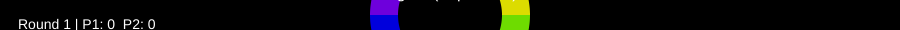
Frame 1 (no input)
Frame 60 (no input): identical to frame 1, image omitted
Frame 120 (the mouse pressed at the canvas centre since frame 60): identical to frame 1, image omitted

The p5.js sketch that drew this single still picture (run headless with seeded random() and noise() and a simulated clock; from frame 60 on, the mouse is pressed at the canvas centre):

// p5.js sketch
// ── sketch.js
/* /////////////////////////////////////

  DESIGN 6397: Design for Physical Interaction
  October 27, 2025
  Xiaoxi Xu

*/ /////////////////////////////////////


// ====== Game Canvas / Display ======
let displaySize = 30;   // number of columns (1D "pixels")
let pixelSize   = 30;   // visual size of each pixel

// ====== Core Objects ======
let playerOne;          // Red player
let playerTwo;          // Blue player
let target;             // Random target hue (per round)

let display;            // Aggregates frame before showing
let controller;         // State machine & game logic
let collisionAnimation; // Reveal / feedback animations (placeholder)
let score;              // Score & winner tracking

// ====== Game Config (for the new color-wheel guessing game) ======
let gameConfig = {
  maxRounds: 6,
  // wheel difficulty: more segments each round
  segmentsByRound: [12, 16, 24, 32, 48, 72],
  // guessing time per round (ms)
  guessTimeMsByRound: [6000, 5500, 5000, 4500, 4000, 3500],
  // scoring
  S_MAX: 100,          // max points for exact match
  // MIX / SPIN (triggered by physical gear or 'R' key) uses a fixed-time animation
  spinDurationMs: 1500 // time-based animation, no physics
};

function setup() {
  createCanvas(displaySize * pixelSize, pixelSize); // 1D interface

  // Initialize display
  display = new Display(displaySize, pixelSize);

  // Initialize players (use RED & BLUE as per new spec)
  // position is an index on the 1D ring (0..displaySize-1)
  playerOne = new Player(color(255, 0, 0),   parseInt(random(0, displaySize)), displaySize);
  playerTwo = new Player(color(0, 0, 255),   parseInt(random(0, displaySize)), displaySize);

  // Target starts as YELLOW (visual only); its hue/position will be randomized per round
  target    = new Player(color(255, 255, 0), parseInt(random(0, displaySize)), displaySize);

  // Animations container (reveal, wipes, etc.)
  collisionAnimation = new Animation();

  // Controller (state machine lives here; will consume `gameConfig`)
  controller = new Controller();
  controller.gameConfig = gameConfig; // expose config to controller

  // Score tracking (winner color used for screen wash)
  score = { max: gameConfig.maxRounds, winner: color(0, 0, 0) };

  // Optional: consistent frame rate for smoother UI
  // frameRate(60);
}

function draw() {
  // Clear background
  background(0);

  // Update state machine (IDLE → MIX → GUESS → REVEAL → SCORE → NEXT_ROUND)
  controller.update();

  // Render current frame (Display is the only place that writes to screen)
  display.show();
}



// ── animation.js
class Animation {

  constructor(pixels = 30, numberOfFrames = 30) {
    // ===== Legacy fields (兼容旧接口) =====
    this.numberOfFrames = numberOfFrames; // how many frames the legacy animation has
    this.pixels = pixels;                 // how wide the legacy animation is
    this.animation = new Array(this.numberOfFrames);
    this.currentFrameCount = -1;          // tracks legacy frame
    this.generateLegacyExplosion();       // 默认仍可用的“爆炸”1D动画

    // ===== New unified animation system =====
    this.mode = "NONE";   // NONE | MIX | REVEAL | WINNER
    this.t0 = 0;          // start time
    this.td = 0;          // duration
    this.payload = {};    // data for each mode

    // MIX specific (visual rotation)
    this.mixStartAngle = 0;
    this.mixEndAngle = 0;

    // WINNER specific
    this.winnerColor = color(0, 0, 0);
  }

  // ======================================================================
  // Legacy 1D explosion frames (kept for compatibility with old pipeline)
  // ======================================================================
  generateLegacyExplosion() {
    // Build up the array
    for (let i = 0; i < this.numberOfFrames; i++) {
      this.animation[i] = new Array(this.pixels);
      for (let j = 0; j < this.pixels; j++) {
        this.animation[i][j] = color(0, 0, 0);
      }
    }

    // Yellow wave moving outwards from center (like original)
    let center = parseInt(this.pixels / 2);
    for (let i = 0; i < this.numberOfFrames; i++) {
      let k = i; // 1 pixel per frame
      let r = color(255, 255, 0);
      if (center + k < this.pixels) this.animation[i][center + k] = r;
      if (center - k >= 0)          this.animation[i][center - k] = r;
    }
  }

  // Return current legacy frame index (and advance)
  currentFrame() {
    this.currentFrameCount = this.currentFrameCount + 1;
    if (this.currentFrameCount >= this.numberOfFrames) {
      this.currentFrameCount = 0;
    }
    return this.currentFrameCount;
  }

  // Returns one pixel at a time for legacy frames
  grabPixel(_index) {
    return this.animation[this.currentFrameCount][_index];
  }

  // ======================================================================
  // Helpers (easing, clamp, wrap)
  // ======================================================================
  _clamp01(x) { return max(0, min(1, x)); }
  _easeOutCubic(t) { return 1 - pow(1 - t, 3); }
  _easeInOutQuad(t) { return t < 0.5 ? 2 * t * t : 1 - pow(-2 * t + 2, 2) / 2; }
  _now() { return millis(); }

  // ======================================================================
  // MIX: fixed-time spin with easing (no physics)
  // ======================================================================
  startMix(targetHueDeg = 0, durationMs = 1500, startAngleDeg = null) {
    this.mode = "MIX";
    this.t0 = this._now();
    this.td = durationMs;

    // 允许外部指定起点；否则随机
    this.mixStartAngle = (startAngleDeg == null) ? random(0, 360) : startAngleDeg;
    // 终点与目标色对齐，使顶端窗口色与 targetHue 一致
    this.mixEndAngle = ((targetHueDeg % 360) + 360) % 360;
  }

  mixProgress() {
    if (this.mode !== "MIX") return 0;
    const t = this._clamp01((this._now() - this.t0) / max(1, this.td));
    return this._easeOutCubic(t); // ease-out
  }

  mixRotationDeg() {
    // 用于 display：根据 progress 在 start/end 之间插值
    const e = this.mixProgress();
    const delta = (this.mixEndAngle - this.mixStartAngle + 360) % 360;
    return (this.mixStartAngle + e * delta) % 360;
  }

  isMixDone() {
    return this.mode === "MIX" && (this._now() - this.t0 >= this.td);
  }

  // ======================================================================
  // REVEAL: hold with progress (for radial wipe & distance-arc growth)
  // ======================================================================
  /**
   * payload = {
   *   targetHue: number,
   *   p1Hue: number,
   *   p2Hue: number
   * }
   */
  startReveal(payload = {}, durationMs = 2000) {
    this.mode = "REVEAL";
    this.t0 = this._now();
    this.td = durationMs;
    this.payload = Object.assign({}, payload);
  }

  revealProgress() {
    if (this.mode !== "REVEAL") return 0;
    const t = this._clamp01((this._now() - this.t0) / max(1, this.td));
    return this._easeInOutQuad(t); // 平滑增长 0→1
  }

  isRevealDone() {
    return this.mode === "REVEAL" && (this._now() - this.t0 >= this.td);
  }

  // ======================================================================
  // WINNER: color flash / wash helper (optional)
  // ======================================================================
  startWinnerFlash(winnerColor = color(255, 255, 255), durationMs = 1200) {
    this.mode = "WINNER";
    this.t0 = this._now();
    this.td = durationMs;
    this.winnerColor = winnerColor;
  }

  winnerFlashAlpha() {
    if (this.mode !== "WINNER") return 0;
    // 0→1→0 的呼吸闪烁
    const t = this._clamp01((this._now() - this.t0) / max(1, this.td));
    // 用正弦做一个自然的脉动：0..1..0
    return sin(t * PI);
  }

  isWinnerFlashDone() {
    return this.mode === "WINNER" && (this._now() - this.t0 >= this.td);
  }

  // ======================================================================
  // Convenience to stop any mode
  // ======================================================================
  stop() {
    this.mode = "NONE";
    this.t0 = 0;
    this.td = 0;
    this.payload = {};
  }
}
// ── controller.js
// This is where your state machines and game logic lives

class Controller {

  constructor() {
    this.gameState = "IDLE";
    this.round = 1;

    // global config injected from sketch.js
    this.cfg = gameConfig;

    // MIX (spin) timing
    this.mixStartMs = 0;
    this.mixDurationMs = this.cfg.spinDurationMs;

    // GUESS timing
    this.guessEndMs = 0;

    // REVEAL timing
    this.revealDurationMs = 2000; // how long to pause on REVEAL (ms)
    this.revealEndMs = null;

    // target per round (hue in degrees 0..360)
    this.targetHue = 0;

    // 这一轮色轮的“配色偏移角度”（用来控制 REVEAL 阶段色轮的整体颜色排列）
    // 目标：REVEAL 时，色轮 12 点方向那一块颜色 = 顶端窗口显示的颜色（targetHue）
    this.wheelHueOffset = 0;

    // hardware trigger latch
    this._gearTriggerLatched = false;

    // keyboard move speed (deg/sec) —— 手感不够快就把这个数调大
    this.keyboardSpeedDegPerSec = this.cfg.keyboardSpeedDegPerSec || 220;

    // 记录每一回合新加的分数，用于在 REVEAL 阶段中间显示
    this.lastP1Gain = 0;
    this.lastP2Gain = 0;
  }

  // ---- hardware / keyboard triggers ----
  latchGearTrigger() {
    this._gearTriggerLatched = true;
  }

  releaseGearTrigger() {
    // optional: currently no-op; keep for future "STOP" handling if needed
  }

  gearTriggeredOnce() {
    if (this._gearTriggerLatched) {
      this._gearTriggerLatched = false;
      return true;
    }
    return false;
  }

  // ---- round helpers ----
  startMix() {
    // 随机选一个目标色（0..360）
    this.targetHue = random(0, 360);

    // 这一轮的色轮配色偏移 = 目标色
    // => REVEAL 阶段画色轮时，用这个 offset，让 12 点方向那一块 = targetHue
    this.wheelHueOffset = this.targetHue;

    this.mixStartMs = millis();
    this.mixDurationMs = this.cfg.spinDurationMs;

    const t = this.cfg.guessTimeMsByRound[
      Math.min(this.round - 1, this.cfg.guessTimeMsByRound.length - 1)
    ];
    this.guessEndMs = millis() + t;

    // reset reveal timing & round gains
    this.revealEndMs = null;
    this.lastP1Gain = 0;
    this.lastP2Gain = 0;

    // optional animation hook
    if (typeof collisionAnimation?.startMix === "function") {
      collisionAnimation.startMix(this.targetHue, this.mixDurationMs);
    }

    this.gameState = "MIX";
  }

  // remaining ms for GUESS (for HUD)
  timeLeft() {
    return Math.max(0, this.guessEndMs - millis());
  }

  // ---- scoring math ----
  // player.position -> hue（0..360）
  playerPosToHue(player) {
    const size = player.displaySize || display.displaySize || 360;
    return (player.position % size) * (360 / size);
  }

  hueCircularDistance(h1, h2) {
    const d = Math.abs(h1 - h2) % 360;
    return Math.min(d, 360 - d);
  }

  // 由角度差映射到分数：dist=0 => S_MAX; dist=180 => 0
  inverseScore(distDeg) {
    const sMax = this.cfg.S_MAX;
    return Math.round(Math.max(0, sMax * (1 - distDeg / 180)));
  }

  // ---- 连续键盘移动（解决延时/卡顿的关键） ----
  updatePlayersFromKeyboardContinuous() {
    if (this.gameState !== "GUESS") return;

    const speedDeg = this.keyboardSpeedDegPerSec;
    const stepPerDeg = display.displaySize / 360;
    const dt = deltaTime / 1000.0;

    let deltaDegP1 = 0;
    let deltaDegP2 = 0;

    // P1: A / D
    if (keyIsDown(65)) deltaDegP1 -= speedDeg * dt; // 'A'
    if (keyIsDown(68)) deltaDegP1 += speedDeg * dt; // 'D'

    // P2: J / L
    if (keyIsDown(74)) deltaDegP2 -= speedDeg * dt; // 'J'
    if (keyIsDown(76)) deltaDegP2 += speedDeg * dt; // 'L'

    if (playerOne) {
      playerOne.position =
        (playerOne.position + deltaDegP1 * stepPerDeg + display.displaySize) %
        display.displaySize;
    }
    if (playerTwo) {
      playerTwo.position =
        (playerTwo.position + deltaDegP2 * stepPerDeg + display.displaySize) %
        display.displaySize;
    }
  }

  // ---- main update ----
  update() {
    switch (this.gameState) {

      case "IDLE": {
        display.clear();
        if (this.gearTriggeredOnce()) {
          this.startMix();
        }
        break;
      }

      case "MIX": {
        display.clear();
        if (millis() - this.mixStartMs >= this.mixDurationMs) {
          this.gameState = "GUESS";
        }
        break;
      }

      case "GUESS": {
        // 每一帧根据键盘连续更新玩家位置
        this.updatePlayersFromKeyboardContinuous();

        display.clear();

        if (millis() >= this.guessEndMs) {
          this.gameState = "REVEAL";
          // set REVEAL hold window
          this.revealEndMs = millis() + this.revealDurationMs;

          // ===== 这里真正进行记分 =====
          const p1Hue = this.playerPosToHue(playerOne);
          const p2Hue = this.playerPosToHue(playerTwo);

          const d1 = this.hueCircularDistance(p1Hue, this.targetHue);
          const d2 = this.hueCircularDistance(p2Hue, this.targetHue);

          const gain1 = this.inverseScore(d1);
          const gain2 = this.inverseScore(d2);

          this.lastP1Gain = gain1;
          this.lastP2Gain = gain2;

          playerOne.score += gain1;
          playerTwo.score += gain2;

          // optional animation hook
          if (typeof collisionAnimation?.startReveal === "function") {
            collisionAnimation.startReveal(
              { targetHue: this.targetHue, p1Hue, p2Hue, gain1, gain2 },
              this.revealDurationMs
            );
          }
        }
        break;
      }

      case "REVEAL": {
        if (this.revealEndMs != null && millis() >= this.revealEndMs) {
          this.gameState = "SCORE";
        }
        break;
      }

      case "SCORE": {
        // game end?
        if (this.round >= this.cfg.maxRounds) {
          score.winner = (playerOne.score >= playerTwo.score)
            ? playerOne.playerColor
            : playerTwo.playerColor;

          // fill screen with winner color using buffer API
          display.setAllPixels(score.winner);

          if (typeof collisionAnimation?.startWinnerFlash === "function") {
            collisionAnimation.startWinnerFlash(score.winner, 1000);
          }

          // reset for a new session
          this.gameState = "IDLE";
          this.round = 1;
          if (typeof playerOne.resetAll === "function") playerOne.resetAll();
          else { playerOne.score = 0; }
          if (typeof playerTwo.resetAll === "function") playerTwo.resetAll();
          else { playerTwo.score = 0; }

        } else {
          // next round
          this.round++;
          this.gameState = "IDLE";
        }
        break;
      }

      default:
        break;
    }
  }
}


// ---------- Keyboard fallback ----------
function keyPressed() {
  // 现在只用键盘 R 来触发回合；玩家移动在 update() 里连续更新
  if (key === 'R' || key === 'r') {
    controller.latchGearTrigger(); // same as encoder "G"
  }
}


// ---------- Serial input hook ----------
function onSerialData(data) {
  let msg = data.trim();

  if (msg === "G") {
    controller.latchGearTrigger(); // start spin trigger
  }

  if (msg === "STOP") {
    controller.releaseGearTrigger(); // optional; currently no-op
  }

  // 可以在这里解析 P1/P2 的硬件消息
  // if (msg.startsWith("P1:")) { playerOne.move(parseInt(msg.split(":")[1] || "0", 10) || 0); }
  // if (msg.startsWith("P2:")) { playerTwo.move(parseInt(msg.split(":")[1] || "0", 10) || 0); }
}
// ── display.js
class Display {

  constructor(_displaySize, _pixelSize) {
    this.displaySize = _displaySize;
    this.pixelSize   = _pixelSize;

    this.initColor = color(0, 0, 0);
    this.displayBuffer = [];
    for (let i = 0; i < this.displaySize; i++) {
      this.displayBuffer[i] = this.initColor;
    }

    this.wheelRadiusOuter = Math.max(80, Math.min(width, height) * 0.45);
    this.wheelRadiusInner = this.wheelRadiusOuter * 0.65;
    this.hudMargin        = 18;

    this.revealAnimT = 0;
  }

  // ===== buffer API =====
  setPixel(_index, _color) { this.displayBuffer[_index] = _color; }

  setAllPixels(_color) {
    for (let i = 0; i < this.displaySize; i++) this.setPixel(i, _color);
  }

  clear() {
    for (let i = 0; i < this.displaySize; i++) this.displayBuffer[i] = this.initColor;
  }

  // ===== util =====
  posToHue(pos) { return (pos % this.displaySize) * (360 / this.displaySize); }

  hueToCol(h, s = 100, b = 100, a = 255) {
    push();
    colorMode(HSB, 360, 100, 100, 255);
    const c = color((h % 360 + 360) % 360, s, b, a);
    pop();
    return c;
  }

  easeOutCubic(t) { return 1 - Math.pow(1 - t, 3); }

  drawRingSegment(cx, cy, rOuter, rInner, ang0, ang1, col) {
    const steps = 18;
    noStroke();
    fill(col);
    beginShape();
    for (let i = 0; i <= steps; i++) {
      const a = lerp(ang0, ang1, i / steps);
      vertex(cx + cos(a) * rOuter, cy + sin(a) * rOuter);
    }
    for (let i = steps; i >= 0; i--) {
      const a = lerp(ang0, ang1, i / steps);
      vertex(cx + cos(a) * rInner, cy + sin(a) * rInner);
    }
    endShape(CLOSE);
  }

  // 画完整色轮：hueOffsetDeg 控制“12 点方向那一格”的颜色
  drawWheelFull(cx, cy, segments, hueOffsetDeg = 0, saturation = 100, brightness = 100, alpha = 255) {
    push();
    translate(cx, cy);
    // 不再几何 rotate，而是用 hueOffsetDeg 旋转色相
    for (let i = 0; i < segments; i++) {
      const a0 = -HALF_PI + i * TWO_PI / segments;
      const a1 = -HALF_PI + (i + 1) * TWO_PI / segments;
      const hue = (hueOffsetDeg + i * (360 / segments)) % 360; // i=0 那一格色相 = hueOffsetDeg
      const col = this.hueToCol(hue, saturation, brightness, alpha);
      this.drawRingSegment(0, 0, this.wheelRadiusOuter, this.wheelRadiusInner, a0, a1, col);
    }
    pop();
  }

  // 顶部窗口：宽度根据当前 segments
  drawTopWindow(cx, cy, windowHueDeg, windowArcDeg) {
    const halfArc = radians(windowArcDeg / 2);
    const a0 = -HALF_PI - halfArc;
    const a1 = -HALF_PI + halfArc;

    const col = this.hueToCol(windowHueDeg);

    push();
    translate(cx, cy);
    this.drawRingSegment(0, 0, this.wheelRadiusOuter, this.wheelRadiusInner, a0, a1, col);

    noFill();
    stroke(255, 200);
    strokeWeight(1.5);
    arc(0, 0, this.wheelRadiusOuter * 2, this.wheelRadiusOuter * 2, a0, a1);
    arc(0, 0, this.wheelRadiusInner * 2, this.wheelRadiusInner * 2, a0, a1);
    pop();
  }

  // === 按 position 对齐到当前 segments（保证和色盘格子一样宽）===
  posToSegmentAngles(pos, segments) {
    const u = (pos % this.displaySize) / this.displaySize;   // 0..1
    const idx = floor(constrain(u, 0, 0.999999) * segments); // 0..segments-1
    const segAngle = TWO_PI / segments;
    const a0 = -HALF_PI + idx * segAngle;
    const a1 = a0 + segAngle;
    return { a0, a1, idx };
  }

  // —— 全局坐标版（GUESS 阶段用）——
  drawPlayerSectorByPos(cx, cy, pos, segments, fillCol, outlineCol = null) {
    const { a0, a1 } = this.posToSegmentAngles(pos, segments);
    this.drawRingSegment(cx, cy, this.wheelRadiusOuter, this.wheelRadiusInner, a0, a1, fillCol);
    if (outlineCol) {
      noFill();
      stroke(outlineCol);
      strokeWeight(2);
      arc(cx, cy, this.wheelRadiusOuter * 2, this.wheelRadiusOuter * 2, a0, a1);
      arc(cx, cy, this.wheelRadiusInner * 2, this.wheelRadiusInner * 2, a0, a1);
    }
  }

  // —— 局部坐标版（REVEAL 里，在 push+translate 内用）——
  drawPlayerSectorByPosLocal(pos, segments, fillCol, outlineCol = null) {
    const { a0, a1 } = this.posToSegmentAngles(pos, segments);
    this.drawRingSegment(0, 0, this.wheelRadiusOuter, this.wheelRadiusInner, a0, a1, fillCol);
    if (outlineCol) {
      noFill();
      stroke(outlineCol);
      strokeWeight(2.5);
      arc(0, 0, this.wheelRadiusOuter * 2, this.wheelRadiusOuter * 2, a0, a1);
      arc(0, 0, this.wheelRadiusInner * 2, this.wheelRadiusInner * 2, a0, a1);
    }
  }

  // 目标扇形（全局坐标，暂主要用于 GUESS 以外情况）
  drawTargetSector(cx, cy, targetHue, segments) {
    const step = 360 / segments;
    const idx  = floor(((targetHue % 360) + 360) % 360 / step);
    const segAngle = TWO_PI / segments;
    const a0 = -HALF_PI + idx * segAngle;
    const a1 = a0 + segAngle;

    const c = this.hueToCol(idx * step, 100, 100, 220);
    this.drawRingSegment(cx, cy, this.wheelRadiusOuter, this.wheelRadiusInner, a0, a1, c);

    noFill();
    stroke(255);
    strokeWeight(2);
    arc(cx, cy, this.wheelRadiusOuter * 2, this.wheelRadiusOuter * 2, a0, a1);
    arc(cx, cy, this.wheelRadiusInner * 2, this.wheelRadiusInner * 2, a0, a1);
  }

  // 目标扇形（局部坐标，REVEAL 用）
  drawTargetSectorLocal(targetHue, segments) {
    const step = 360 / segments;
    const idx  = floor(((targetHue % 360) + 360) % 360 / step);
    const segAngle = TWO_PI / segments;
    const a0 = -HALF_PI + idx * segAngle;
    const a1 = a0 + segAngle;

    const c = this.hueToCol(idx * step, 100, 100, 230);
    this.drawRingSegment(0, 0, this.wheelRadiusOuter, this.wheelRadiusInner, a0, a1, c);

    // 目标加更明显的粗轮廓
    noFill();
    stroke(255);
    strokeWeight(3.5);
    arc(0, 0, this.wheelRadiusOuter * 2 + 4, this.wheelRadiusOuter * 2 + 4, a0, a1);
    arc(0, 0, this.wheelRadiusInner * 2 - 4, this.wheelRadiusInner * 2 - 4, a0, a1);
  }

  // HUD：总分 + 回合 + （可选）倒计时
  drawHUD(round, p1Score, p2Score, timeLeftMs = null) {
    push();
    noStroke();
    fill(255);
    textSize(14);
    textAlign(LEFT, TOP);
    const tl = timeLeftMs != null ? ` | ${ (timeLeftMs/1000).toFixed(1) }s` : "";
    text(`Round ${round} | P1: ${p1Score}  P2: ${p2Score}${tl}`, this.hudMargin, this.hudMargin);
    pop();
  }

  // 显示本回合增加的分数（REVEAL 阶段）
  drawRoundGains(p1Gain, p2Gain) {
    if ((!p1Gain || p1Gain === 0) && (!p2Gain || p2Gain === 0)) return;

    const cx = width / 2;
    const cy = height / 2;

    push();
    fill(255);
    textAlign(CENTER, CENTER);
    textSize(18);
    text(`P1 +${p1Gain}    P2 +${p2Gain}`, cx, cy);
    pop();
  }

  // 用一条线可视化 “你和目标差了多少”（REVEAL 内局部坐标）
  drawDifferenceLineLocal(playerPos, targetHue, segments, strokeCol) {
    const step = 360 / segments;
    const idxT  = floor(((targetHue % 360) + 360) % 360 / step);
    const segAngle = TWO_PI / segments;

    const { a0: aP0, a1: aP1 } = this.posToSegmentAngles(playerPos, segments);
    const midP = (aP0 + aP1) * 0.5;

    const aT0 = -HALF_PI + idxT * segAngle;
    const aT1 = aT0 + segAngle;
    const midT = (aT0 + aT1) * 0.5;

    const r = this.wheelRadiusOuter + 22;

    const xP = cos(midP) * r;
    const yP = sin(midP) * r;
    const xT = cos(midT) * r;
    const yT = sin(midT) * r;

    push();
    stroke(strokeCol);
    strokeWeight(3);
    line(xP, yP, xT, yT);

    // 在玩家/目标位置各画一个小点
    noStroke();
    fill(strokeCol);
    circle(xP, yP, 8);
    circle(xT, yT, 8);
    pop();
  }

  // ===== main render =====
  show() {
    background(0);

    const cx = width / 2;
    const cy = height / 2;

    const cfg = controller && controller.cfg ? controller.cfg : null;
    const roundIdx = Math.max(0, Math.min((controller?.round || 1) - 1,
                          (cfg?.segmentsByRound?.length || 1) - 1));
    const segments = cfg ? cfg.segmentsByRound[roundIdx] : this.displaySize;

    const p1Score = playerOne?.score || 0;
    const p2Score = playerTwo?.score || 0;

    // 顶部窗口的弧度：一格 = 360/segments
    const windowArcDeg = 360 / segments;

    switch (controller?.gameState) {
      case "IDLE": {
        // 原始位置的色轮（下一局开始前会回到这里，hueOffset=0）
        this.drawWheelFull(cx, cy, segments, 0, 100, 100, 220);
        this.drawHUD(controller.round, p1Score, p2Score, null);
        push();
        fill(255);
        textAlign(CENTER, CENTER);
        textSize(16);
        text("Twist the gear (or press R) to start", cx, height - this.hudMargin * 2);
        pop();
        break;
      }

      case "MIX": {
        const t = constrain((millis() - controller.mixStartMs) / controller.mixDurationMs, 0, 1);
        const e = this.easeOutCubic(t);
        const a0 = 0;
        const a1 = (controller.targetHue || 0);
        const rotationDeg = lerp(a0, a1, e);

        // 灰轮廓 + 顶端窗口（宽度 = 一格），窗口颜色根据 rotationDeg 变化
        push();
        noFill();
        stroke(80);
        strokeWeight(12);
        ellipse(cx, cy, this.wheelRadiusOuter * 2, this.wheelRadiusOuter * 2);
        stroke(40);
        strokeWeight(12);
        ellipse(cx, cy, this.wheelRadiusInner * 2, this.wheelRadiusInner * 2);
        pop();

        this.drawTopWindow(cx, cy, rotationDeg, windowArcDeg);
        this.drawHUD(controller.round, p1Score, p2Score, null);
        break;
      }

      case "GUESS": {
        // 灰轮廓 + 顶端窗口（显示“你现在看到的这块颜色”，即 targetHue）
        push();
        noFill();
        stroke(120);
        strokeWeight(12);
        ellipse(cx, cy, this.wheelRadiusOuter * 2, this.wheelRadiusOuter * 2);
        stroke(40);
        strokeWeight(12);
        ellipse(cx, cy, this.wheelRadiusInner * 2, this.wheelRadiusInner * 2);
        pop();

        const targetHue = controller.targetHue || 0;
        this.drawTopWindow(cx, cy, targetHue, windowArcDeg);

        // 玩家选中框：按 position 对齐分格（和顶部窗口一样宽）
        this.drawPlayerSectorByPos(cx, cy, playerOne.position, segments,
          color(255, 0, 0, 210), color(255));
        this.drawPlayerSectorByPos(cx, cy, playerTwo.position, segments,
          color(0, 160, 255, 210), color(255));

        const msLeft = controller.timeLeft ? controller.timeLeft() : null;
        this.drawHUD(controller.round, p1Score, p2Score, msLeft);
        break;
      }

      case "REVEAL": {
        const targetHue = controller.targetHue || 0;

        // 展开“spin 后的色轮”：让 12 点那一格的颜色 = targetHue
        // 这样玩家感觉就是：刚才盖子掀开，看到了完整色盘的位置
        push();
        translate(cx, cy);

        // 色轮整体透明一点，让玩家扇形更显眼
        this.drawWheelFull(0, 0, segments, targetHue, 80, 80, 160);

        // 目标位置（更粗的描边，显眼）
        this.drawTargetSectorLocal(targetHue, segments);

        // 玩家选中框（更饱和更厚）
        this.drawPlayerSectorByPosLocal(playerOne.position, segments,
          color(255, 60, 60, 230), color(255));
        this.drawPlayerSectorByPosLocal(playerTwo.position, segments,
          color(60, 160, 255, 230), color(255));

        // 可视化“差了多少”：从玩家中心到目标中心的一条线 + 小圆点
        this.drawDifferenceLineLocal(playerOne.position, targetHue, segments, color(255, 120, 120));
        this.drawDifferenceLineLocal(playerTwo.position, targetHue, segments, color(120, 180, 255));

        pop();

        this.drawHUD(controller.round, p1Score, p2Score, null);

        // 本回合加分显示
        const p1Gain = controller?.lastP1Gain || 0;
        const p2Gain = controller?.lastP2Gain || 0;
        this.drawRoundGains(p1Gain, p2Gain);

        break;
      }

      case "SCORE": {
        for (let i = 0; i < this.displaySize; i++) {
          fill(this.displayBuffer[i]);
          rect(i * this.pixelSize, 0, this.pixelSize, this.pixelSize);
        }
        push();
        fill(0, 180);
        noStroke();
        rect(0, 0, width, height);
        pop();

        this.drawHUD(controller.round, p1Score, p2Score, null);
        push();
        fill(255);
        textAlign(CENTER, CENTER);
        textSize(18);
        text("Winner color fills the screen. Twist gear (or press R) to restart.", cx, cy);
        pop();
        break;
      }

      default: {
        for (let i = 0; i < this.displaySize; i++) {
          fill(this.displayBuffer[i]);
          rect(i * this.pixelSize, 0, this.pixelSize, this.pixelSize);
        }
        break;
      }
    }
  }
}
// ── player.js
class Player {

  constructor(_color, _position, _displaySize) {
    this.playerColor = _color;
    this.position = _position;
    this.score = 0;
    this.displaySize = _displaySize;

    this.speed = 200; // degrees per second（控制移动速度，可调大一点更快）
  }

  // 每帧更新位置（连续移动）
  updateFromKeyboard(leftKey, rightKey) {
    const stepPerDeg = this.displaySize / 360;
    let deltaDeg = 0;

    // 每帧按键检测
    if (keyIsDown(leftKey))  deltaDeg -= this.speed * (deltaTime / 1000);
    if (keyIsDown(rightKey)) deltaDeg += this.speed * (deltaTime / 1000);

    // 累加
    this.position = (this.position + deltaDeg * stepPerDeg + this.displaySize) % this.displaySize;
  }

  // 如果仍要支持老的单步 move()（例如硬件按一下）
  move(_direction) {
    this.position += _direction;
    if (this.position < 0) this.position = this.displaySize - 1;
    if (this.position >= this.displaySize) this.position = 0;
  }
}
// ── style.css
/* style.css */

html, body {
    height: 100%;
  }
  
  body {
    background-color: #333;
    margin: 0;
    display: flex;
  
    /* This centers our sketch horizontally. */
    justify-content: center;
  
    /* This centers our sketch vertically. */
    align-items: center;
  }
